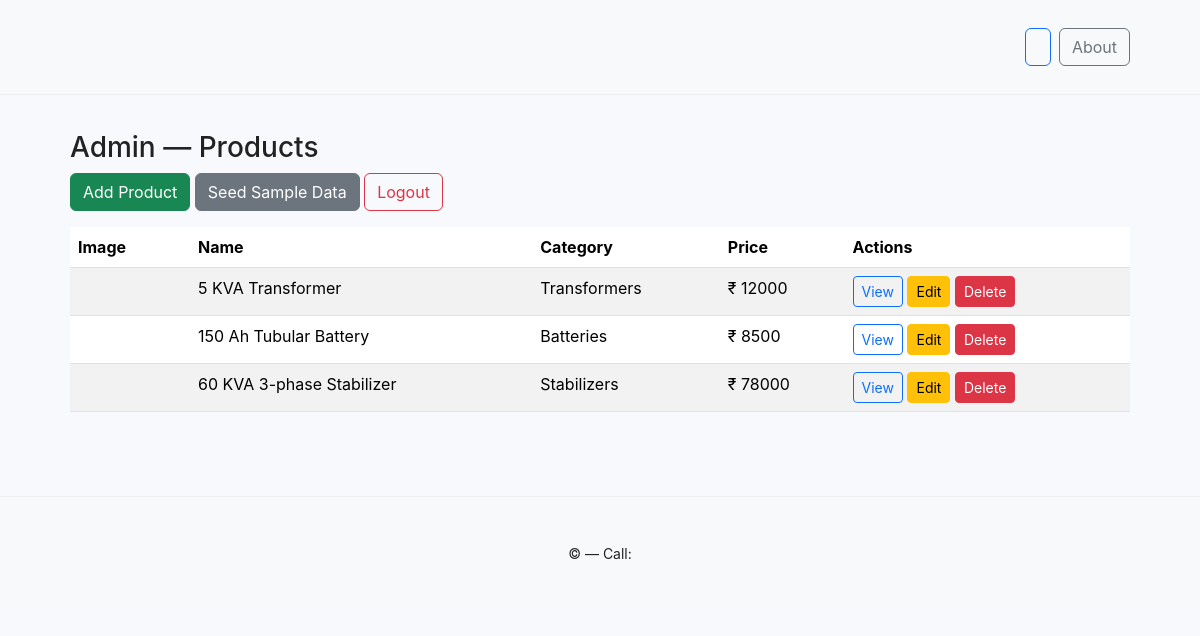
Screenshot of /super-secret-admin-2025/admin (signed in) with the database file from the repository.
### models.py (models this page shows, shortened)
class Product(db.Model):
    __tablename__ = "products"
    id = db.Column(db.Integer, primary_key=True)
    name = db.Column(db.String(200), nullable=False)
    sku = db.Column(db.String(80), nullable=True)
    description = db.Column(db.Text, nullable=True)
    price = db.Column(db.Float, nullable=True)
    stock = db.Column(db.Integer, nullable=True, default=0)
    unit = db.Column(db.String(40), nullable=True)
    specs = db.Column(db.Text, nullable=True)
    image_filename = db.Column(db.String(300), nullable=True)
    created_at = db.Column(db.DateTime, default=datetime.utcnow)
    category_id = db.Column(db.Integer, db.ForeignKey("categories.id"), nullable=True)
    def image_url(self):
        if self.image_filename:
            return f"/static/uploads/{self.image_filename}"
        return "/static/img-placeholder.png"

class Category(db.Model):
    __tablename__ = "categories"
    id = db.Column(db.Integer, primary_key=True)
    name = db.Column(db.String(120), unique=True, nullable=False)
    products = db.relationship("Product", backref="category", lazy=True, cascade="all, delete-orphan")

### app.py (the view)
    @app.route(ADMIN_PATH + "/admin")
    @login_required
    def admin_list():
        products = Product.query.order_by(Product.created_at.desc()).all()
        return render_template("admin_list.html", products=products)

### templates/admin_list.html
{% extends "base.html" %}
{% block content %}
<h3>Admin — Products</h3>
<p>
  <a class="btn btn-success" href="{{ url_for('admin_add') }}">Add Product</a>
  <a class="btn btn-secondary" href="{{ url_for('seed') }}">Seed Sample Data</a>
  <a class="btn btn-outline-danger" href="{{ url_for('admin_logout') }}">Logout</a>
</p>
<table class="table table-striped">
  <thead><tr><th>Image</th><th>Name</th><th>Category</th><th>Price</th><th>Actions</th></tr></thead>
  <tbody>
    {% for p in products %}
      <tr>
        <td style="width:120px"><img src="{{ p.image_url() }}" alt="" style="height:60px;object-fit:cover"></td>
        <td>{{ p.name }}</td>
        <td>{{ p.category.name if p.category else '-' }}</td>
        <td>{% if p.price %}₹ {{ '%.0f'|format(p.price) }}{% else %}-{% endif %}</td>
        <td>
          <a class="btn btn-sm btn-outline-primary" href="{{ url_for('product_detail', id=p.id) }}">View</a>
          <a class="btn btn-sm btn-warning" href="{{ url_for('admin_edit', id=p.id) }}">Edit</a>
          <form method="post" action="{{ url_for('admin_delete', id=p.id) }}" style="display:inline" onsubmit="return confirm('Delete this product?');">
            <button class="btn btn-sm btn-danger" type="submit">Delete</button>
          </form>
        </td>
      </tr>
    {% else %}
      <tr><td colspan="5">No products yet.</td></tr>
    {% endfor %}
  </tbody>
</table>
{% endblock %}

### templates/base.html (shortened to what this page needs)
<!doctype html>
<html lang="en">
<head>
  <link href="https://cdn.jsdelivr.net/npm/bootstrap@5.3.2/dist/css/bootstrap.min.css" rel="stylesheet">
  <link rel="stylesheet" href="{{ url_for('static', filename='css/custom.css') }}">
</head>
<body>
<nav class="navbar navbar-expand-lg navbar-light bg-light mb-3">
  <div class="container">
    <div class="d-flex">
      <a class="btn btn-outline-primary me-2" href="tel:{{ shop_phone }}">{{ shop_phone }}</a>
      <a class="btn btn-outline-secondary" href="{{ url_for('about') }}">About</a>
    </div>
  </div>
</nav>
<div class="container">
  {% block content %}{% endblock %}
</div>
<footer class="footer mt-5 py-4 bg-light">
  <div class="container text-center">
    <small>© {{ shop_name }} — Call: <a href="tel:{{ shop_phone }}">{{ shop_phone }}</a></small>
  </div>
</footer>
</body>
</html>

### static/css/custom.css (style rules this page uses)
:root { --brand:#0a66c2; --muted:#6b7280; --card-bg:#ffffff; --soft:#f7f9fc; --max-width:1100px; }
body { font-family: Inter, system-ui, -apple-system, "Segoe UI", Roboto, "Helvetica Neue", Arial; color:#222; background:var(--soft); margin:0; }
.container { max-width: var(--max-width); margin: 0 auto; padding: 1.25rem; }
.navbar { border-bottom: 1px solid rgba(15,23,42,0.04); }
.footer { border-top:1px solid rgba(15,23,42,0.04); margin-top:2rem; padding-top:1rem; }

### rows the page displays
Product: name "5 KVA Transformer", category "Transformers", price "12000"
Product: name "150 Ah Tubular Battery", category "Batteries", price "8500"
Product: name "60 KVA 3-phase Stabilizer", category "Stabilizers", price "78000"
